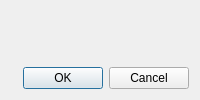
<?xml version="1.0" encoding="UTF-8"?>
<ui version="4.0">
 <class>HSV_color_dialog</class>
 <widget class="QDialog" name="HSV_color_dialog">
  <property name="windowTitle">
   <string>Dialog</string>
  </property>
  <layout class="QVBoxLayout" name="verticalLayout">
   <item>
    <widget class="Show_HSV_color" name="HSV_widget" native="true"/>
   </item>
   <item>
    <widget class="QDialogButtonBox" name="buttonBox">
     <property name="orientation">
      <enum>Qt::Horizontal</enum>
     </property>
     <property name="standardButtons">
      <set>QDialogButtonBox::Cancel|QDialogButtonBox::Ok</set>
     </property>
    </widget>
   </item>
  </layout>
 </widget>
 <customwidgets>
  <customwidget>
   <class>Show_HSV_color</class>
   <extends>QWidget</extends>
   <header>show_hsv_color.hpp</header>
   <container>1</container>
  </customwidget>
 </customwidgets>
 <resources/>
 <connections>
  <connection>
   <sender>buttonBox</sender>
   <signal>accepted()</signal>
   <receiver>HSV_color_dialog</receiver>
   <slot>accept()</slot>
   <hints>
    <hint type="sourcelabel">
     <x>248</x>
     <y>254</y>
    </hint>
    <hint type="destinationlabel">
     <x>157</x>
     <y>274</y>
    </hint>
   </hints>
  </connection>
  <connection>
   <sender>buttonBox</sender>
   <signal>rejected()</signal>
   <receiver>HSV_color_dialog</receiver>
   <slot>reject()</slot>
   <hints>
    <hint type="sourcelabel">
     <x>316</x>
     <y>260</y>
    </hint>
    <hint type="destinationlabel">
     <x>286</x>
     <y>274</y>
    </hint>
   </hints>
  </connection>
 </connections>
</ui>
